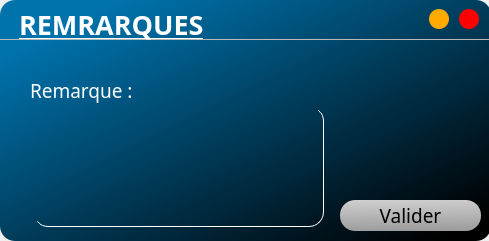
<?xml version="1.0" encoding="UTF-8"?>
<ui version="4.0">
 <class>efed</class>
 <widget class="QWidget" name="efed">
  <property name="windowModality">
   <enum>Qt::ApplicationModal</enum>
  </property>
  <property name="geometry">
   <rect>
    <x>0</x>
    <y>0</y>
    <width>489</width>
    <height>241</height>
   </rect>
  </property>
  <property name="windowTitle">
   <string>efed</string>
  </property>
  <widget class="QFrame" name="frame">
   <property name="geometry">
    <rect>
     <x>0</x>
     <y>0</y>
     <width>491</width>
     <height>241</height>
    </rect>
   </property>
   <property name="styleSheet">
    <string notr="true">QFrame#frame{
	border-radius:15px;
	background-color: qlineargradient(spread:pad, x1:0, y1:0, x2:1, y2:1, stop:0.116919 rgba(0, 115, 173, 255), stop:0.944118 rgba(0, 0, 0, 255));
	
}</string>
   </property>
   <property name="frameShape">
    <enum>QFrame::StyledPanel</enum>
   </property>
   <property name="frameShadow">
    <enum>QFrame::Raised</enum>
   </property>
   <widget class="QFrame" name="title_bar">
    <property name="geometry">
     <rect>
      <x>-1</x>
      <y>-1</y>
      <width>491</width>
      <height>41</height>
     </rect>
    </property>
    <property name="frameShape">
     <enum>QFrame::StyledPanel</enum>
    </property>
    <property name="frameShadow">
     <enum>QFrame::Raised</enum>
    </property>
    <widget class="QLabel" name="label">
     <property name="geometry">
      <rect>
       <x>20</x>
       <y>10</y>
       <width>211</width>
       <height>31</height>
      </rect>
     </property>
     <property name="font">
      <font>
       <family>Mongolian Baiti</family>
       <pointsize>20</pointsize>
       <weight>75</weight>
       <italic>false</italic>
       <bold>true</bold>
       <underline>true</underline>
      </font>
     </property>
     <property name="styleSheet">
      <string notr="true">color: rgb(255, 255, 255);</string>
     </property>
     <property name="text">
      <string>REMRARQUES</string>
     </property>
    </widget>
    <widget class="QPushButton" name="mini">
     <property name="geometry">
      <rect>
       <x>430</x>
       <y>10</y>
       <width>20</width>
       <height>20</height>
      </rect>
     </property>
     <property name="font">
      <font>
       <pointsize>22</pointsize>
       <weight>75</weight>
       <bold>true</bold>
      </font>
     </property>
     <property name="styleSheet">
      <string notr="true">QPushButton{
	border:none;
	border-radius:10px;
	background-color: rgb(255, 170, 0);
}

QPushButton:hover{
	background-color: rgb(206, 137, 0);
}</string>
     </property>
     <property name="text">
      <string/>
     </property>
    </widget>
    <widget class="QPushButton" name="close_btn">
     <property name="geometry">
      <rect>
       <x>460</x>
       <y>10</y>
       <width>20</width>
       <height>20</height>
      </rect>
     </property>
     <property name="minimumSize">
      <size>
       <width>20</width>
       <height>20</height>
      </size>
     </property>
     <property name="maximumSize">
      <size>
       <width>20</width>
       <height>20</height>
      </size>
     </property>
     <property name="font">
      <font>
       <pointsize>11</pointsize>
       <weight>75</weight>
       <bold>true</bold>
      </font>
     </property>
     <property name="styleSheet">
      <string notr="true">QPushButton{
	border:none;
	border-radius:10px;
	background-color: rgb(255, 0, 0);
}

QPushButton:hover{
	background-color: rgb(211, 0, 0);
}</string>
     </property>
     <property name="text">
      <string/>
     </property>
    </widget>
   </widget>
   <widget class="QPushButton" name="val">
    <property name="geometry">
     <rect>
      <x>340</x>
      <y>200</y>
      <width>141</width>
      <height>31</height>
     </rect>
    </property>
    <property name="font">
     <font>
      <family>Mongolian Baiti</family>
      <pointsize>14</pointsize>
     </font>
    </property>
    <property name="styleSheet">
     <string notr="true">QPushButton{
	border-radius:15px;
	color: rgb(0, 0, 0);
	
	background-color: qlineargradient(spread:pad, x1:0.475, y1:0, x2:0.534, y2:1, stop:0 rgba(206, 206, 206, 255), stop:1 rgba(156, 156, 156, 255));
}
QPushButton:hover {
	
	
	background-color: rgb(0, 223, 164);
 }</string>
    </property>
    <property name="text">
     <string>Valider</string>
    </property>
   </widget>
   <widget class="QLabel" name="label_3">
    <property name="geometry">
     <rect>
      <x>100</x>
      <y>140</y>
      <width>191</width>
      <height>31</height>
     </rect>
    </property>
    <property name="font">
     <font>
      <family>Mongolian Baiti</family>
      <pointsize>11</pointsize>
      <weight>75</weight>
      <bold>true</bold>
     </font>
    </property>
    <property name="styleSheet">
     <string notr="true">color: rgb(255, 85, 0);</string>
    </property>
    <property name="text">
     <string/>
    </property>
   </widget>
   <widget class="QLabel" name="label_2">
    <property name="geometry">
     <rect>
      <x>30</x>
      <y>70</y>
      <width>181</width>
      <height>41</height>
     </rect>
    </property>
    <property name="font">
     <font>
      <family>Mongolian Baiti</family>
      <pointsize>14</pointsize>
      <weight>50</weight>
      <italic>false</italic>
      <bold>false</bold>
      <underline>false</underline>
     </font>
    </property>
    <property name="styleSheet">
     <string notr="true">color: rgb(255, 255, 255);</string>
    </property>
    <property name="text">
     <string>Remarque :</string>
    </property>
   </widget>
   <widget class="QTextEdit" name="motif">
    <property name="geometry">
     <rect>
      <x>33</x>
      <y>106</y>
      <width>291</width>
      <height>121</height>
     </rect>
    </property>
    <property name="font">
     <font>
      <family>Mongolian Baiti</family>
      <pointsize>14</pointsize>
     </font>
    </property>
    <property name="styleSheet">
     <string notr="true">background-color:transparent;
color: rgb(255, 255, 255);
border-bottom:1px solid rgb(255, 255, 255);
border-right:1px solid rgb(255, 255, 255);
border-radius:15px;
</string>
    </property>
    <property name="placeholderText">
     <string/>
    </property>
   </widget>
   <widget class="QLabel" name="wrong">
    <property name="geometry">
     <rect>
      <x>330</x>
      <y>100</y>
      <width>31</width>
      <height>31</height>
     </rect>
    </property>
    <property name="font">
     <font>
      <family>Mongolian Baiti</family>
      <pointsize>18</pointsize>
      <weight>50</weight>
      <italic>false</italic>
      <bold>false</bold>
      <underline>false</underline>
     </font>
    </property>
    <property name="styleSheet">
     <string notr="true">color: rgb(255, 0, 0);</string>
    </property>
    <property name="text">
     <string/>
    </property>
   </widget>
  </widget>
 </widget>
 <resources/>
 <connections/>
</ui>
